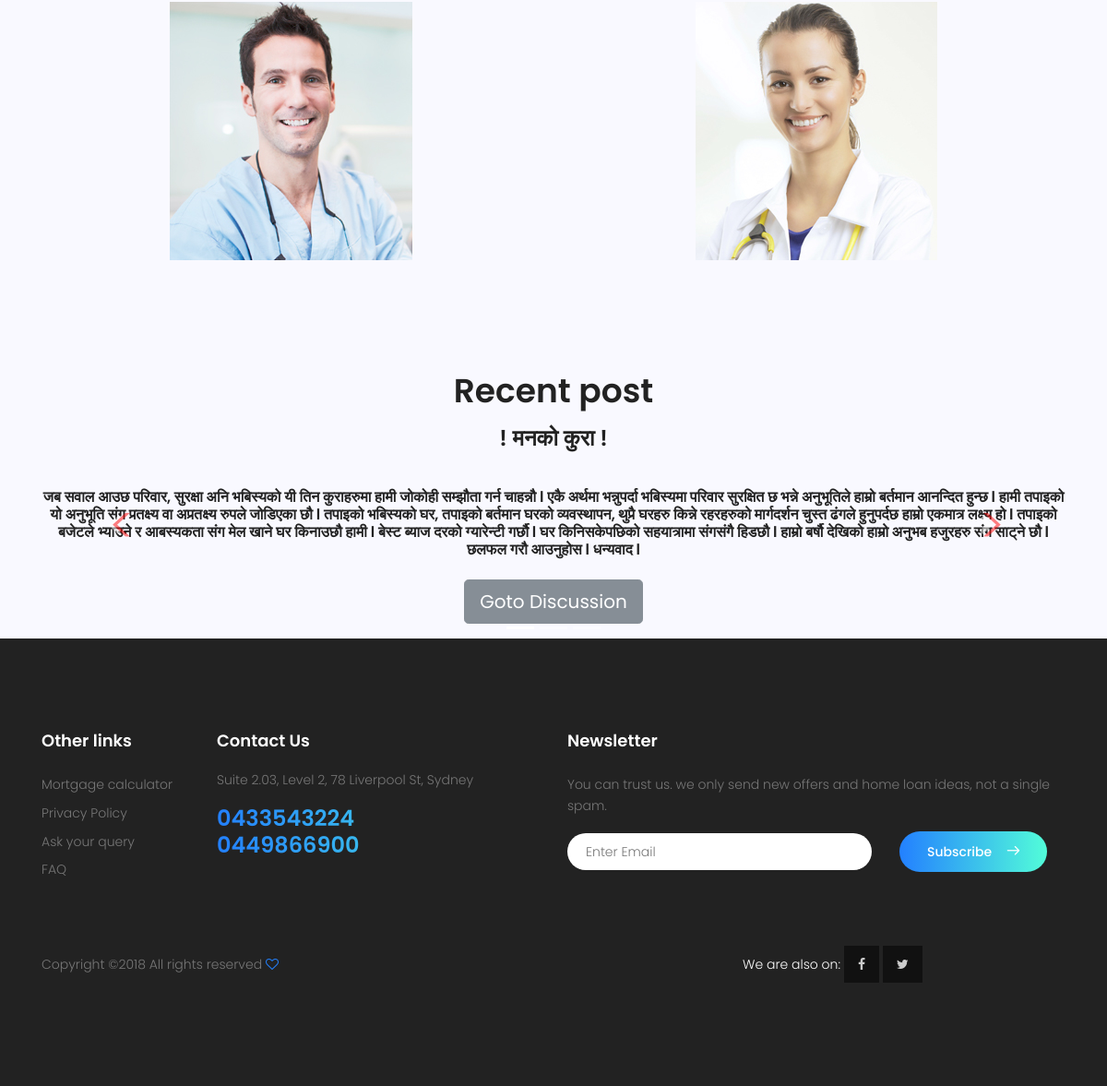
Before: / (lower part) with the older database file.
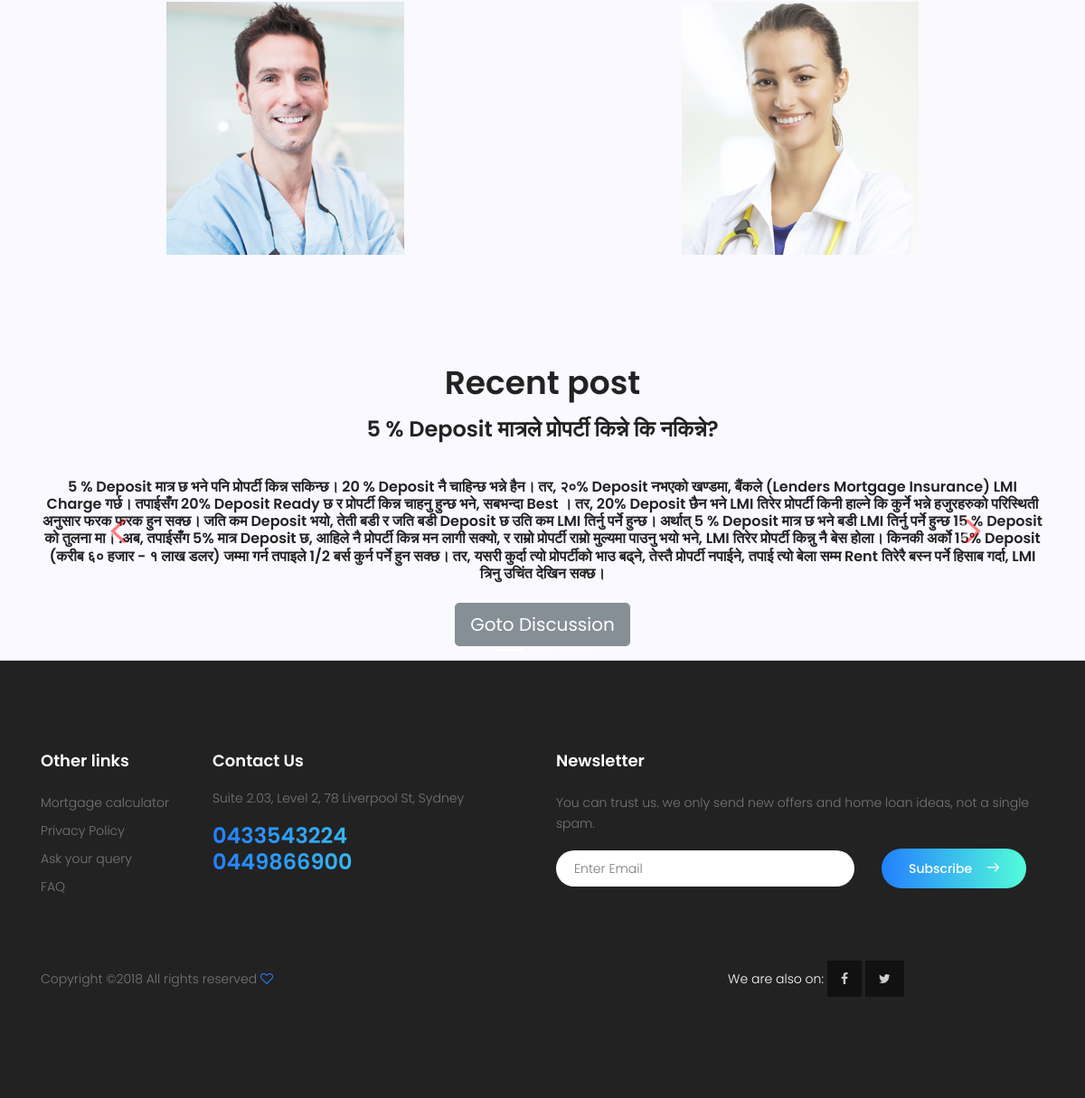
After: the same page with the newer database file.
### single/models.py (models this page shows, shortened)
class Blog(models.Model):
    title = models.CharField(max_length=100, blank=True, null=False)
    content = models.TextField(default='',blank=True, null=False)
    datetime = models.DateField(auto_now=True)
    url = models.TextField(default='', blank=True, null=False)

### single/views.py (the view)
# urls.py: path('', views.index, name='index'),
def index(request):
    posts = Blog.objects.all().order_by('-id')[:3]
    return render(request,'index.html',{'whatever':posts})

### templates/index.html (shortened to what this page needs)
	<!DOCTYPE html>
	{% load static %}
	<html lang="zxx" class="no-js">
	<head>
			<link rel="stylesheet" href={% static "css/linearicons.css" %}>=
			<link rel="stylesheet" href={% static "css/font-awesome.min.css" %}>
			<link rel="stylesheet" href={% static "css/magnific-popup.css" %}>
			<link rel="stylesheet" href={% static "css/nice-select.css" %}>
			<link rel="stylesheet" href="https://code.jquery.com/ui/1.12.1/themes/base/jquery-ui.css">
			<link rel="stylesheet" href={% static 'css/bootstrap.css' %}>
			<link rel="stylesheet" href={% static "css/main.css" %}>
		</head>
		<body>
			<section class="consultans-area section-gap" id="consultant">
				<div class="container">
					<div class="row">
						<div class="col-lg-6 col-md-6 vol-wrap">
							<div class="single-con">
								<div class="content">
								    <a href="#" target="_blank">
								  		 <img class="content-image img-fluid d-block mx-auto" src={% static "img/c1.jpg" %} alt="">
								    </a>
								 </div>
							</div>
						</div>
						<div class="col-lg-6 col-md-6 vol-wrap">
							<div class="single-con">
								<div class="content">
								    <a href="#" target="_blank">
								  		 <img class="content-image img-fluid d-block mx-auto" src={% static "img/c4.jpg" %} alt="">
								    </a>
								 </div>
							</div>
						</div>
					</div>
				</div>
			</section>
			<div style="background-color:#F9F9FF;">
			<div class="container">
			<h1 style="text-align:center;">Recent post</h1>
			<div id="demo" class="carousel slide" data-ride="carousel" >
					<ul class="carousel-indicators">
					  <li data-target="#demo" data-slide-to="0" class="active"></li>
					  <li data-target="#demo" data-slide-to="1"></li>
					  <li data-target="#demo" data-slide-to="2"></li>
					</ul>
					<div id="carouselContent" class="carousel slide" data-ride="carousel">
					  <div class="carousel-inner" role="listbox">
							{% for pos in whatever %}
								{% if forloop.counter == 1 %}
									<div class="carousel-item active text-center align-items-center ">
										<p style='text-align:center;'>
											<h3 style='text-align:center;'>{{pos.title}}</h3></p></br>
											<h5 style='text-align:center;'>{{pos.content}}</h5></br>
											<a href="{{pos.url}}" target="_blank"><button type="button" class="btn btn-secondary btn-lg align-items-center">Goto Discussion</button></a>
									</div>
								{% endif %}
							{% endfor %}
					  </div>
					  <a class="carousel-control-prev" href="#carouselContent" role="button" data-slide="prev">
						  <span class="carousel-control-prev-icon" aria-hidden="true"></span>
					  </a>
					  <a class="carousel-control-next" href="#carouselContent" role="button" data-slide="next">
						  <span class="carousel-control-next-icon" aria-hidden="true"></span>
					  </a>
				  </div>
				</div>
			</div>
		</div>
			<footer class="footer-area section-gap">
				<div class="container">
					<div class="row">
						<div class="col-lg-2  col-md-6">
							<div class="single-footer-widget">
								<h6>Other links</h6>
								<ul class="footer-nav">
									<li><a href="https://www.mortgagecalculator.org/" target="_blank">Mortgage calculator</a></li>
									<li><a href="#">Privacy Policy</a></li>
									<li><a href="#appoinment">Ask your query</a></li>
									<li><a href="#faq">FAQ</a></li>
								</ul>
							</div>
						</div>
						<div class="col-lg-4  col-md-6">
							<div class="single-footer-widget mail-chimp">
								<h6 class="mb-20">Contact Us</h6>
								<p>
									Suite 2.03, Level 2, 78 Liverpool St, Sydney
								</p>
								<h3>0433543224</h3>
								<h3>0449866900</h3>
							</div>
						</div>
						<div class="col-lg-6  col-md-12">
							<div class="single-footer-widget newsletter">
								<h6>Newsletter</h6>
								<p>You can trust us. we only send new offers and home loan ideas, not a single spam.</p>
								<div id="mc_embed_signup">
									<form target="_blank" novalidate="true" action="https://spondonit.us12.list-manage.com/subscribe/post?u=1462626880ade1ac87bd9c93a&amp;id=92a4423d01" method="get" class="form-inline">
										<div class="form-group row" style="width: 100%">
											<div class="col-lg-8 col-md-12">
												<input name="EMAIL" placeholder="Enter Email" onfocus="this.placeholder = ''" onblur="this.placeholder = 'Enter Email '" required="" type="email">
											</div>
											<div class="col-lg-4 col-md-12">
												<button class="nw-btn primary-btn">Subscribe<span class="lnr lnr-arrow-right"></span></button>
											</div>
										</div>
									</form>
								</div>
							</div>
						</div>
					</div>
					<div class="row footer-bottom d-flex justify-content-between">
						<p class="col-lg-8 col-sm-12 footer-text m-0">
							Copyright &copy;<script>document.write(new Date().getFullYear());</script> All rights reserved <i class="fa fa-heart-o" aria-hidden="true"></i>
						</p>
						<div class="col-lg-4 col-sm-12 footer-social"><span style="color:white;">We are also on:</span>
							<a href="https://www.facebook.com/jrandsolutions/" target="_blank"><i class="fa fa-facebook"></i></a>
							<a href="https://www.facebook.com/jrandsolutions/" target="_blank"><i class="fa fa-twitter"></i></a>
						</div>
					</div>
				</div>
			</footer>
		</body>
	</html>

### static/css/main.css (style rules this page uses)
body { color: #777777; font-family: "Poppins", sans-serif; font-size: 14px; font-weight: 300; line-height: 1.625em; position: relative; }
ol, ul { margin: 0; padding: 0; list-style: none; }
a { -webkit-transition: all 0.3s ease 0s; -moz-transition: all 0.3s ease 0s; -o-transition: all 0.3s ease 0s; transition: all 0.3s ease 0s; }
a, a:focus, a:hover { text-decoration: none; outline: 0; }
h1, h2, h3, h4, h5, h6 { font-family: "Poppins", sans-serif; color: #222222; line-height: 1.2em !important; margin-bottom: 0; margin-top: 0; font-weight: 600; }
h1, .h1 { font-size: 36px; }
h3, .h3 { font-size: 24px; }
h5, .h5 { font-size: 16px; }
h6, .h6 { font-size: 14px; color: #222222; }
.mb-20 { margin-bottom: 20px; }
.text-center { text-align: center; }
b, i, sup, sub, u, del { color: #fcd2ff; }
h1 { font-size: 36px; }
h3 { font-size: 24px; }
h5 { font-size: 16px; }
h6 { font-size: 14px; }
h1, h2, h3, h4, h5, h6 { line-height: 1.5em; }
body { position: relative; }
.section-gap { padding: 120px 0; }
.lnr { font-weight: 700; }
.p1-gradient-bg, .primary-btn, .primary-btn:after, .primary-btn2:after, .single-con .content .content-overlay, .footer-social a:hover, .single-footer-widget .bb-btn { background-image: -moz-linear-gradient(0deg, #2380ff 0%, #52fdd9 100%); background-image: -webkit-linear-gradient(0deg, #2380ff 0%, #52fdd9 100%); background-image: -ms-linear-gradient(0deg, #2380ff 0%, #52fdd9 100%); }
.p1-gradient-color, .banner-content h1, .single-fact h2, .single-footer-widget h3 { background: -moz-linear-gradient(0deg, #2380ff 0%, #52fdd9 100%); background: -webkit-linear-gradient(0deg, #2380ff 0%, #52fdd9 100%); background: -ms-linear-gradient(0deg, #2380ff 0%, #52fdd9 100%); -webkit-background-clip: text; -webkit-text-fill-color: transparent; }
.primary-btn { line-height: 42px; padding-left: 30px; padding-right: 60px; border-radius: 25px; border: none; color: #fff; display: inline-block; font-weight: 500; position: relative; -webkit-transition: all 0.3s ease 0s; -moz-transition: all 0.3s ease 0s; -o-transition: all 0.3s ease 0s; transition: all 0.3s ease 0s; cursor: pointer; }
.primary-btn span { color: #fff; position: absolute; top: 50%; transform: translateY(-60%); right: 30px; -webkit-transition: all 0.3s ease 0s; -moz-transition: all 0.3s ease 0s; -o-transition: all 0.3s ease 0s; transition: all 0.3s ease 0s; }
.primary-btn:after { position: absolute; content: ""; width: 100%; height: 100%; top: 0; left: 0; border-radius: 20px; opacity: 0; -webkit-transition: all 0.3s ease 0s; -moz-transition: all 0.3s ease 0s; -o-transition: all 0.3s ease 0s; transition: all 0.3s ease 0s; z-index: 1; }
.consultans-area { background-color: #f9f9ff; }
.single-con .content { position: relative; max-width: 400px; margin: auto; overflow: hidden; }
.footer-area { padding-top: 100px; background-color: #222222; }
.footer-area .footer-nav li { margin-top: 8px; }
.footer-area .footer-nav li a { color: #777; }
h6 { color: #fff; margin-bottom: 25px; font-size: 18px; font-weight: 600; }
p { color: #777; }
.footer-social a { padding: 10px 15px; background: #111111; -webkit-transition: all 0.3s ease 0s; -moz-transition: all 0.3s ease 0s; -o-transition: all 0.3s ease 0s; transition: all 0.3s ease 0s; }
.footer-social i { color: #cccccc; -webkit-transition: all 0.3s ease 0s; -moz-transition: all 0.3s ease 0s; -o-transition: all 0.3s ease 0s; transition: all 0.3s ease 0s; }
.single-footer-widget { color: #fff; }
.single-footer-widget input { line-height: 38px; border: none; background: #fff; font-weight: 300; border-radius: 20px; color: #777; padding-left: 20px; width: 100%; }
.footer-bottom { padding-top: 80px; }
.footer-text { color: #777; }
.footer-text a, .footer-text i { color: #2482ff; }
.carousel-control-next-icon:after { content: '>'; font-size: 55px; color: red; }
.carousel-control-prev-icon:after { content: '<'; font-size: 55px; color: red; }

Changed rows visible on the page:
no longer on this page (row edited): Blog: title "! मनको कुरा !", content "जब सवाल आउछ परिवार, सुरक्षा अनि भबिस्यको यी तिन कुराहरुमा हामी जोकोही सम्झौता गर्न चाहन्नौ l एकै अर्थमा भन्नुपर्दा भबिस्यमा परिवार सुरक्षित छ भन्ने अनुभूतिले हाम्रो बर्तमान आनन्दित हुन्छ l हामी तपाइको यो अनुभूति संग प्रतक्ष्य वा अप्रतक्ष्य रुपले जोडिएका छौ l तपाइको भबिस्यको घर, तपाइको बर्तमान घरको व्यवस्थापन, थुप्रै घरहरु किन्ने रहरहरुको मार्गदर्शन चुस्त ढंगले हुनुपर्दछ हाम्रो एकमात्र लक्ष्य हो l तपाइको बजेटले भ्याउने र आबस्यकता संग मेल खाने घर किनाउछौ हामी l बेस्ट ब्याज दरको ग्यारेन्टी गर्छौ l घर किनिसकेपछिको सहयात्रामा संगसंगै हिडछौ l हाम्रो बर्षौ देखिको हाम्रो अनुभब हजुरहरु संग साट्ने छौ l छलफल गरौ आउनुहोस l धन्यवाद l"
added Blog: title "5 % Deposit मात्रले प्रोपर्टी किन्ने कि नकिन्ने?", content "5 % Deposit मात्र छ भने पनि प्रोपर्टी किन्न सकिन्छ। 20 % Deposit नै चाहिन्छ भन्ने हैन। तर, २०% Deposit नभएको खण्डमा, बैंकले (Lenders Mortgage Insurance) LMI Charge गर्छ। तपाईसँग 20% Deposit Ready छ र प्रोपर्टी किन्न चाहनु हुन्छ भने, सबभन्दा Best । तर, 20% Deposit छैन भने LMI तिरेर प्रोपर्टी किनी हाल्ने कि कुर्ने भन्ने हजुरहरुको परिस्थिती अनुसार फरक फरक हुन सक्छ। जति कम Deposit भयो, तेती बडी र जति बडी Deposit छ उति कम LMI तिर्नु पर्ने हुन्छ। अर्थात् 5 % Deposit मात्र छ भने बडी LMI तिर्नु पर्ने हुन्छ 15 % Deposit को तुलना मा। .अब, तपाईसँग 5% मात्र Deposit छ, आहिले नै प्रोपर्टी किन्न मन लागी सक्यो, र राम्रो प्रोपर्टी राम्रो मुल्यमा पाउनु भयो भने, LMI तिरेर प्रोपर्टी किन्नु नै बेस होला। किनकी…"
